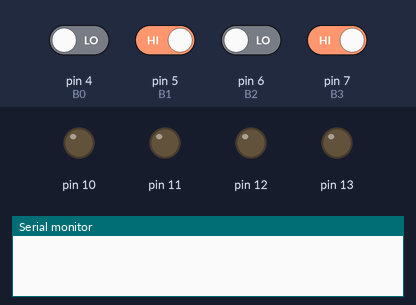
Bench run of a sketch on a simulated Arduino Uno, built with avr-gcc and run on an emulated ATmega328P. Parts: output pins drawn as LEDs (lit = HIGH), the last lines printed to the serial monitor. The inputs (shaded band) are chosen by the test bench; at power-on: pin 5 (B1), pin 7 (B3) HIGH, pin 4 (B0), pin 6 (B2) LOW.

Above: at 1.2 s.
1.3 s: pin 4 (B0) driven HIGH and pin 5 (B1) driven LOW and pin 6 (B2) driven HIGH and pin 7 (B3) driven LOW
At 2.0 s:
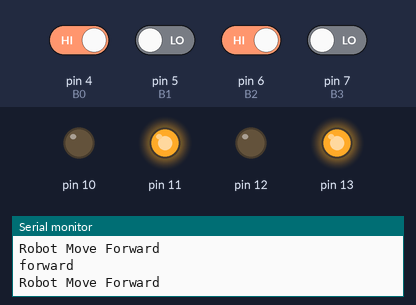
2.8 s: pin 7 (B3) driven HIGH
At 3.8 s:
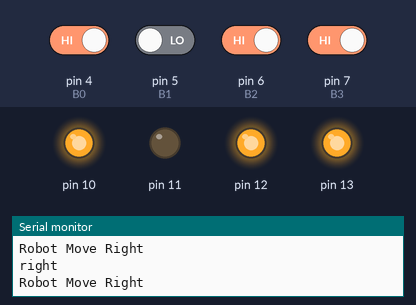
4.3 s: pin 7 (B3) driven LOW
At 5.6 s:
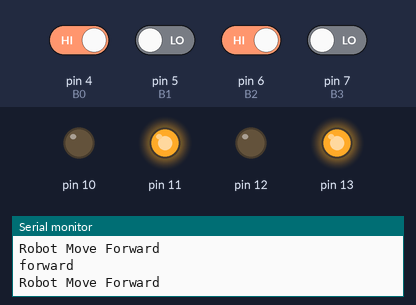
7.3 s: pin 4 (B0) driven LOW
At 8.2 s:
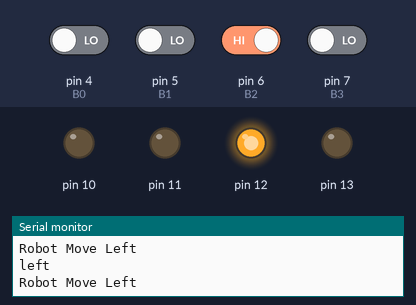
10.3 s: pin 6 (B2) driven LOW
At 11.0 s:
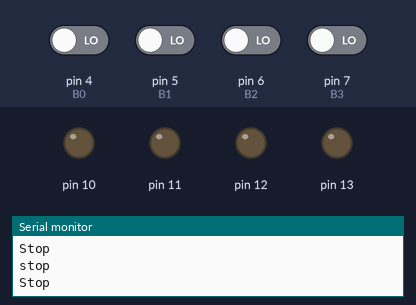
11.8 s: pin 6 (B2) driven HIGH
At 12.4 s:
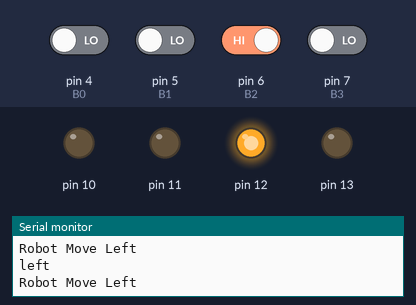
Timing chart, 0 to 14.3 s (numbered marks = the images above; inputs shaded):
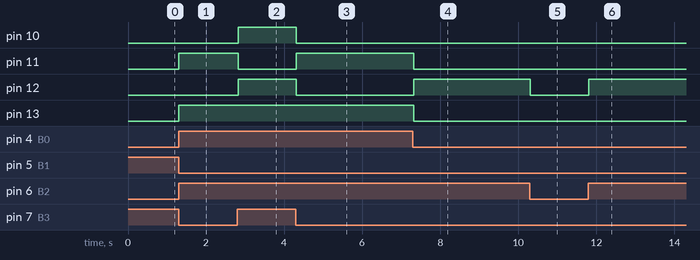

Measured:
- after the input at 1.3 s, pin 11, pin 13: LOW → HIGH at once
- after the input at 2.8 s, pin 10, pin 12: LOW → HIGH at once; pin 11: HIGH → LOW at once
- after the input at 4.3 s, pin 10, pin 12: HIGH → LOW at once; pin 11: LOW → HIGH at once
- after the input at 7.3 s, pin 11, pin 13: HIGH → LOW at once; pin 12: LOW → HIGH at once
- after the input at 10.3 s, pin 12: HIGH → LOW at once
- after the input at 11.8 s, pin 12: LOW → HIGH at once

The sketch:

Slave_Robot_with_Object_Detection.ino
```cpp
#define B0 4
#define B1 5
#define B2 6
#define B3 7


void setup() {
  // put your setup code here, to run once:
  pinMode (10, OUTPUT);
  pinMode (11, OUTPUT);
  pinMode (12, OUTPUT);
  pinMode (13, OUTPUT);
  pinMode (B0, INPUT);
  pinMode (B1, INPUT);
  pinMode (B2, INPUT);
  pinMode (B3, INPUT);
  Serial.begin (9600);
}

void loop() {
  // put your main code here, to run repeatedly:
  int D0 = digitalRead(B0);
  int D1 = digitalRead (B1);
  int D2 = digitalRead (B2);
  int D3 = digitalRead (B3);
  if ((D0 == 1) && (D1 == 0) && (D2 == 1) && (D3 == 0)) {
    forward();
    Serial.println("Robot Move Forward");
  }
  if ((D0 == 1) && (D1 == 0) && (D2 == 1) && (D3 == 1)) {
    right();
    Serial.println("Robot Move Right");
  }
  if ((D0 == 0) && (D1 == 0) && (D2 == 1) && (D3 == 0)) {
    left();
    Serial.println("Robot Move Left");
  }
  if ((D0 == 0) && (D1 == 0) && (D2 == 0) && (D3 == 0)){
    stoprobot();
    Serial.println("Stop");
  }
}

void forward() {
  digitalWrite (10, LOW);
  digitalWrite (11, HIGH);
  digitalWrite (12, LOW);
  digitalWrite (13, HIGH);
  Serial.println("forward");
}
void right() {
  digitalWrite(10, HIGH);
  digitalWrite(11, LOW);
  digitalWrite(12, HIGH);
  digitalWrite(13, HIGH);
  Serial.println("right");
}
void left() {
  digitalWrite(10, LOW);
  digitalWrite(11, LOW);
  digitalWrite(12, HIGH);
  digitalWrite(13, LOW);
  Serial.println("left");
}
void stoprobot() {
  digitalWrite(10, LOW);
  digitalWrite(11, LOW);
  digitalWrite(12, LOW);
  digitalWrite(13, LOW);
  Serial.println("stop");

}
```
